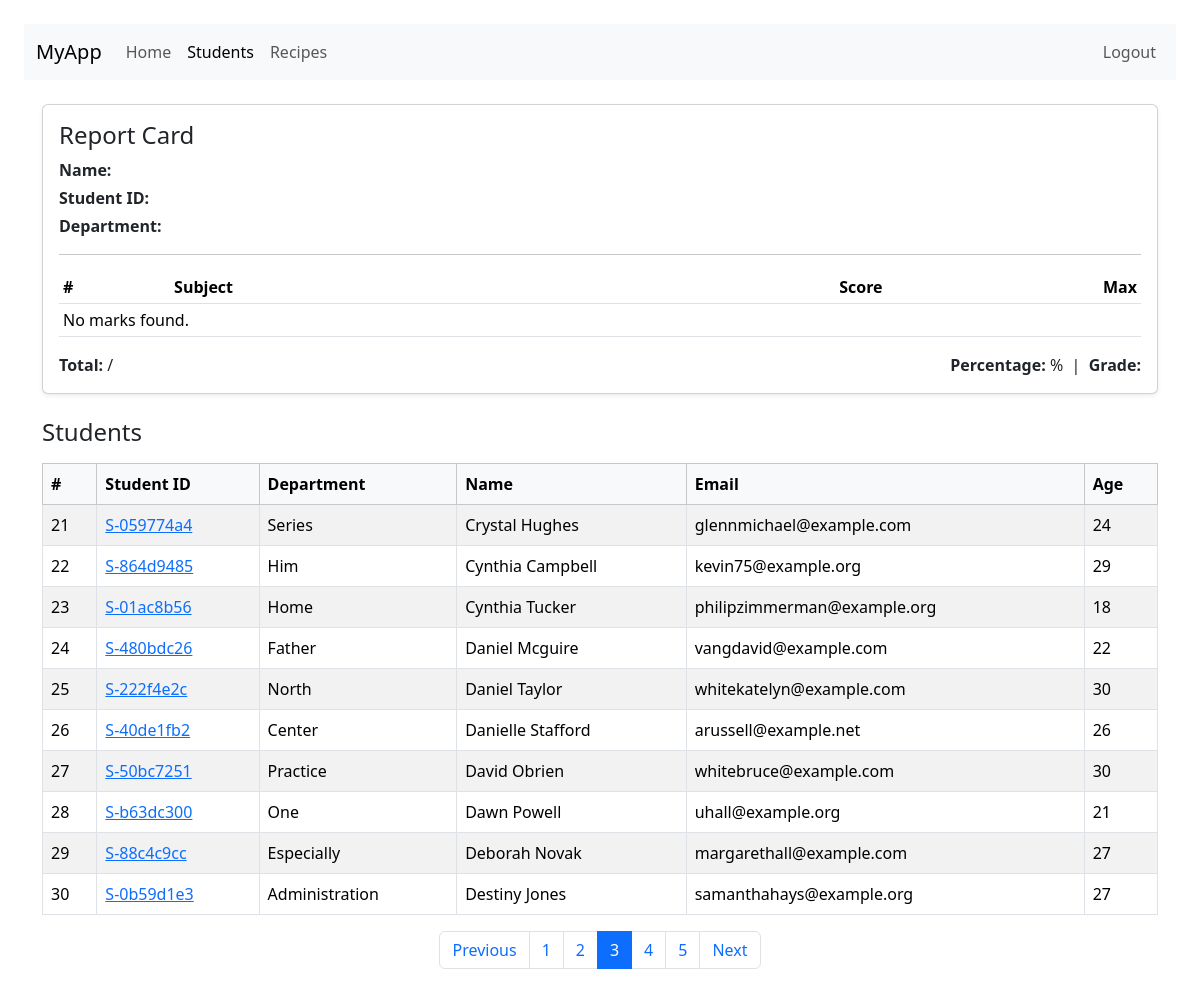
Screenshot of /students/?page=3 with the database file from the repository.
### vege/models.py (models this page shows, shortened)
class Student(models.Model):
    department = models.ForeignKey(Department, on_delete=models.CASCADE)
    student_id = models.OneToOneField(StudentID, on_delete=models.CASCADE)
    student_name = models.CharField(max_length=100)
    student_email = models.EmailField(unique=True)
    student_age = models.IntegerField(default=18)
    student_address = models.TextField(blank=True)
    class Meta:
        ordering = ['student_name']
        verbose_name = 'student'

class StudentID(models.Model):
    student_id = models.CharField(max_length=20, unique=True)

class Department(models.Model):
    department_name = models.CharField(max_length=100)

### vege/views.py (the view, shortened to what this page needs)
def get_students(request):
    queryset = Student.objects.select_related('student_id', 'department').all()
    search = request.GET.get('search', '').strip()
    paginator = Paginator(queryset, 10)
    page_number = request.GET.get('page', 1)
    page_obj = paginator.get_page(page_number)
    return render(request, 'report/students.html', {'page_obj': page_obj})

### vege/templates/report/students.html (shortened to what this page needs)
<!doctype html>
<html>
<head>
  <link href="https://cdn.jsdelivr.net/npm/bootstrap@5.3.2/dist/css/bootstrap.min.css" rel="stylesheet">
</head>
<body class="p-4">
  <nav class="navbar navbar-expand-lg navbar-light bg-light mb-4">
    <div class="container-fluid">
      <a class="navbar-brand" href="{% url 'home' %}">MyApp</a>
      <div class="collapse navbar-collapse">
        <ul class="navbar-nav me-auto mb-2 mb-lg-0">
          <li class="nav-item"><a class="nav-link" href="{% url 'home' %}">Home</a></li>
          <li class="nav-item"><a class="nav-link active" href="{% url 'students' %}">Students</a></li>
          <li class="nav-item"><a class="nav-link" href="{% url 'receipes' %}">Recipes</a></li>
        </ul>
        <ul class="navbar-nav">
          <li class="nav-item"><a class="nav-link" href="{% url 'logout' %}">Logout</a></li>
        </ul>
      </div>
    </div>
  </nav>
  <div class="container">
    <div class="card shadow-sm">
      <div class="card-body">
        <h4 class="card-title">Report Card</h4>
        <p class="mb-1"><strong>Name:</strong> {{ student.student_name }}</p>
        <p class="mb-1"><strong>Student ID:</strong> {{ student.student_id.student_id }}</p>
        <p class="mb-1"><strong>Department:</strong> {{ student.department.department_name }}</p>
        <hr>
        <table class="table table-sm">
          <thead>
            <tr>
              <th>#</th>
              <th>Subject</th>
              <th class="text-end">Score</th>
              <th class="text-end">Max</th>
            </tr>
          </thead>
          <tbody>
            {% for row in rows %}
            <tr>
              <td>{{ forloop.counter }}</td>
              <td>{{ row.subject }}</td>
              <td class="text-end">{{ row.score }}</td>
              <td class="text-end">{{ row.max }}</td>
            </tr>
            {% empty %}
            <tr><td colspan="4">No marks found.</td></tr>
            {% endfor %}
          </tbody>
        </table>
        <div class="d-flex justify-content-between mt-3">
          <div><strong>Total:</strong> {{ total }} / {{ max_total }}</div>
          <div><strong>Percentage:</strong> {{ percentage }}% &nbsp;|&nbsp; <strong>Grade:</strong> {{ grade }}</div>
        </div>
      </div>
    </div>
    <div class="mt-4">
      <h4 class="mb-3">Students</h4>
      <div class="table-responsive">
        <table class="table table-striped table-bordered align-middle">
          <thead class="table-light">
            <tr>
              <th>#</th>
              <th>Student ID</th>
              <th>Department</th>
              <th>Name</th>
              <th>Email</th>
              <th>Age</th>
            </tr>
          </thead>
          <tbody>
            {% for student in page_obj %}
            <tr>
              <td>{{ page_obj.start_index|add:forloop.counter0 }}</td>
              <td>
  <a href="{% url 'check_marks' student.student_id.student_id %}">
    {{ student.student_id.student_id }}
  </a>
</td>
              <td>{{ student.department.department_name }}</td>
              <td>{{ student.student_name }}</td>
              <td>{{ student.student_email }}</td>
              <td>{{ student.student_age }}</td>
            </tr>
            {% empty %}
            <tr><td colspan="6" class="text-center">No students found.</td></tr>
            {% endfor %}
          </tbody>
        </table>
      </div>
      <nav aria-label="Page navigation">
        <ul class="pagination justify-content-center">
          {% if page_obj.has_previous %}
            <li class="page-item">
              <a class="page-link" href="?page={{ page_obj.previous_page_number }}">Previous</a>
            </li>
          {% else %}
            <li class="page-item disabled"><span class="page-link">Previous</span></li>
          {% endif %}
          {% for num in page_obj.paginator.page_range %}
            {% if page_obj.number == num %}
              <li class="page-item active"><span class="page-link">{{ num }}</span></li>
            {% elif num >= page_obj.number|add:-2 and num <= page_obj.number|add:2 %}
              <li class="page-item"><a class="page-link" href="?page={{ num }}">{{ num }}</a></li>
            {% endif %}
          {% endfor %}
          {% if page_obj.has_next %}
            <li class="page-item">
              <a class="page-link" href="?page={{ page_obj.next_page_number }}">Next</a>
            </li>
          {% else %}
            <li class="page-item disabled"><span class="page-link">Next</span></li>
          {% endif %}
        </ul>
      </nav>
    </div>
  </div>
</body>
</html>

### rows the page displays
Student: start_index|add "21", student_id.student_id "S-059774a4", department.department_name "Series", student_name "Crystal Hughes", student_email "glennmichael@example.com", student_age "24"
Student: start_index|add "22", student_id.student_id "S-864d9485", department.department_name "Him", student_name "Cynthia Campbell", student_email "kevin75@example.org", student_age "29"
Student: start_index|add "23", student_id.student_id "S-01ac8b56", department.department_name "Home", student_name "Cynthia Tucker", student_email "philipzimmerman@example.org", student_age "18"
Student: start_index|add "24", student_id.student_id "S-480bdc26", department.department_name "Father", student_name "Daniel Mcguire", student_email "vangdavid@example.com", student_age "22"
Student: start_index|add "25", student_id.student_id "S-222f4e2c", department.department_name "North", student_name "Daniel Taylor", student_email "whitekatelyn@example.com", student_age "30"
Student: start_index|add "26", student_id.student_id "S-40de1fb2", department.department_name "Center", student_name "Danielle Stafford", student_email "arussell@example.net", student_age "26"
Student: start_index|add "27", student_id.student_id "S-50bc7251", department.department_name "Practice", student_name "David Obrien", student_email "whitebruce@example.com", student_age "30"
Student: start_index|add "28", student_id.student_id "S-b63dc300", department.department_name "One", student_name "Dawn Powell", student_email "uhall@example.org", student_age "21"
Student: start_index|add "29", student_id.student_id "S-88c4c9cc", department.department_name "Especially", student_name "Deborah Novak", student_email "margarethall@example.com", student_age "27"
Student: start_index|add "30", student_id.student_id "S-0b59d1e3", department.department_name "Administration", student_name "Destiny Jones", student_email "samanthahays@example.org", student_age "27"

### other values shown
{{ num }} "1" "2" "4" "5"
{{ num }} "3"
